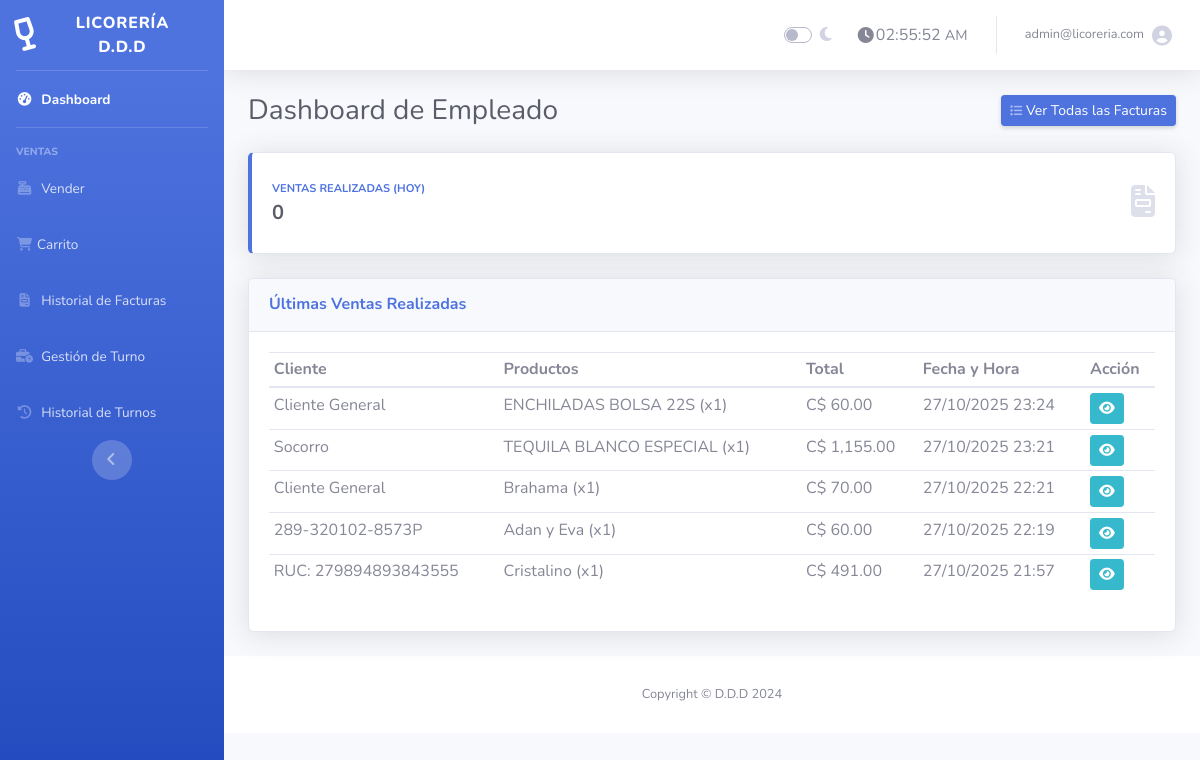
Page /empleado.php (signed in) on the earlier database version.
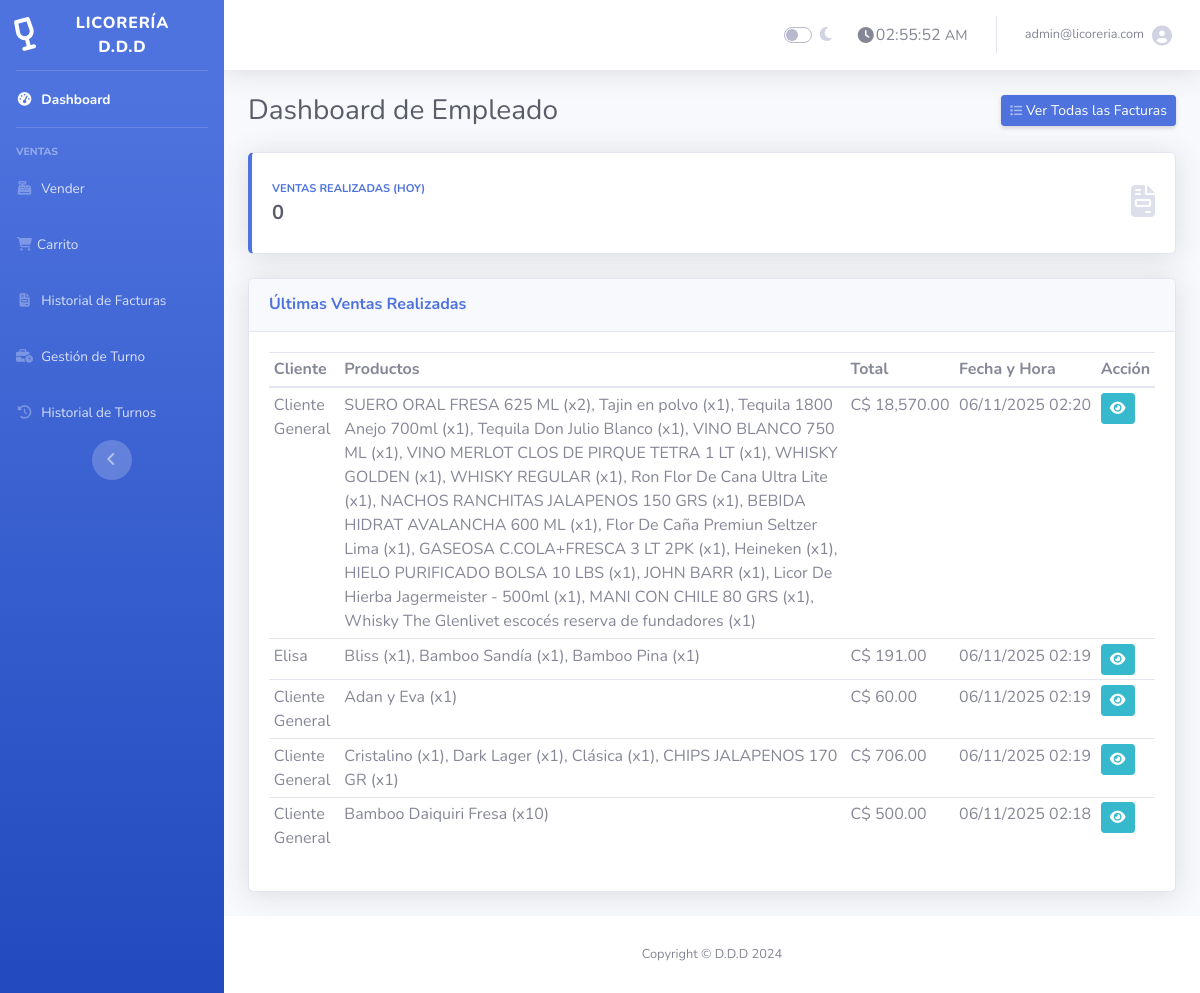
Same page on the later database version.
### tables this page shows
CREATE TABLE `facturas` (
  `id` int(11) NOT NULL AUTO_INCREMENT,
  `usuario_id` int(11) NOT NULL,
  `turno_id` int(11) DEFAULT NULL,
  `cliente_id` int(11) DEFAULT NULL,
  `caja_sesion_id` int(11) DEFAULT NULL,
  `cliente_nombre` varchar(255) DEFAULT 'Cliente General',
  `total` decimal(10,2) NOT NULL,
  `fecha_creacion` timestamp NOT NULL DEFAULT current_timestamp(),
  PRIMARY KEY (`id`),
  KEY `usuario_id` (`usuario_id`),
  KEY `idx_caja_sesion_id` (`caja_sesion_id`),
  KEY `facturas_ibfk_turno` (`turno_id`),
  KEY `fk_factura_cliente` (`cliente_id`),
  CONSTRAINT `facturas_ibfk_1` FOREIGN KEY (`usuario_id`) REFERENCES `usuarios` (`id`) ON DELETE CASCADE,
  CONSTRAINT `facturas_ibfk_turno` FOREIGN KEY (`turno_id`) REFERENCES `turnos_caja` (`id`) ON DELETE SET NULL ON UPDATE CASCADE,
  CONSTRAINT `fk_factura_caja` FOREIGN KEY (`caja_sesion_id`) REFERENCES `caja_sesiones` (`id`) ON DELETE SET NULL,
  CONSTRAINT `fk_factura_cliente` FOREIGN KEY (`cliente_id`) REFERENCES `clientes` (`id`) ON DELETE SET NULL ON UPDATE CASCADE
);

### empleado.php (the view, shortened to what this page needs)
<?php
require 'conexion.php';
$query_ventas_hoy = $conexion->query("SELECT COUNT(id) AS total_ventas FROM facturas WHERE DATE(fecha_creacion) = CURDATE()");
$datos_ventas_hoy = $query_ventas_hoy->fetch_assoc();
$total_ventas_hoy = $datos_ventas_hoy['total_ventas'] ?? 0;
$query_ultimas_facturas = $conexion->query("
    SELECT
        f.id,
        f.cliente_nombre,
        f.total,
        f.fecha_creacion,
        GROUP_CONCAT(CONCAT(p.nombre, ' (x', fd.cantidad, ')') SEPARATOR ', ') AS productos_vendidos
    FROM facturas f
    JOIN factura_detalles fd ON f.id = fd.factura_id
    JOIN productos p ON fd.producto_id = p.id
    GROUP BY f.id
    ORDER BY f.fecha_creacion DESC
    LIMIT 5
");
include 'empleado_header.php';
?>
<div class="d-sm-flex align-items-center justify-content-between mb-4">
    <h1 class="h3 mb-0 text-gray-800">Dashboard de Empleado</h1>
    <a href="lista_facturas.php" class="d-none d-sm-inline-block btn btn-sm btn-primary shadow-sm"><i class="fas fa-list fa-sm text-white-50"></i> Ver Todas las Facturas</a>
</div>
<div class="row">
    <div class="col-12 mb-4">
        <div class="card border-left-primary shadow h-100 py-2">
            <div class="card-body">
                <div class="row no-gutters align-items-center">
                    <div class="col mr-2">
                        <div class="text-xs font-weight-bold text-primary text-uppercase mb-1">Ventas Realizadas (Hoy)</div>
                        <div class="h5 mb-0 font-weight-bold text-gray-800"><?php echo $total_ventas_hoy; ?></div>
                    </div>
                    <div class="col-auto">
                        <i class="fas fa-file-invoice fa-2x text-gray-300"></i>
                    </div>
                </div>
            </div>
        </div>
    </div>
</div>
<div class="row">
    <div class="col-lg-12 mb-4">
        <div class="card shadow">
            <div class="card-header py-3">
                <h6 class="m-0 font-weight-bold text-primary">Últimas Ventas Realizadas</h6>
            </div>
            <div class="card-body">
                <div class="table-responsive">
                    <table class="table table-sm table-hover" width="100%" cellspacing="0">
                        <thead>
                            <tr>
                                <th>Cliente</th>
                                <th>Productos</th>
                                <th>Total</th>
                                <th class="text-nowrap">Fecha y Hora</th>
                                <th>Acción</th>
                            </tr>
                        </thead>
                        <tbody>
                            <?php while ($factura = $query_ultimas_facturas->fetch_assoc()): ?>
                            <tr>
                                <td><?php echo htmlspecialchars($factura['cliente_nombre']); ?></td>
                                <td><?php echo htmlspecialchars($factura['productos_vendidos']); ?></td>
                                <td class="text-nowrap">C$ <?php echo number_format($factura['total'], 2); ?></td>
                                <td class="text-nowrap"><?php echo date('d/m/Y H:i', strtotime($factura['fecha_creacion'])); ?></td>
                                <td><a href="ver_factura.php?id=<?php echo $factura['id']; ?>" class="btn btn-sm btn-info" title="Ver Factura"><i class="fas fa-eye"></i></a></td>
                            </tr>
                            <?php endwhile; ?>
                        </tbody>
                    </table>
                </div>
            </div>
        </div>
    </div>
</div>
<?php include 'empleado_footer.php'; ?>

Differences in the rows shown:
no longer on this page (row unchanged): facturas: cliente_nombre "Cliente General", productos_vendidos "ENCHILADAS BOLSA 22S (x1)", total "60.00", fecha_creacion "27/10/2025 23:24"
no longer on this page (row unchanged): facturas: cliente_nombre "Socorro", productos_vendidos "TEQUILA BLANCO ESPECIAL (x1)", total "1,155.00", fecha_creacion "27/10/2025 23:21"
no longer on this page (row unchanged): facturas: cliente_nombre "Cliente General", productos_vendidos "Brahama (x1)", total "70.00", fecha_creacion "27/10/2025 22:21"
no longer on this page (row unchanged): facturas: cliente_nombre "289-320102-8573P", productos_vendidos "Adan y Eva (x1)", total "60.00", fecha_creacion "27/10/2025 22:19"
no longer on this page (row unchanged): facturas: cliente_nombre "RUC: 279894893843555", productos_vendidos "Cristalino (x1)", total "491.00", fecha_creacion "27/10/2025 21:57"
added facturas: cliente_nombre "Cliente General", productos_vendidos "SUERO ORAL FRESA 625 ML (x2), Tajin en polvo (x1), Tequila 1800 Anejo 700ml (x1), Tequila Don Julio Blanco (x1), VINO BLANCO 750 ML (x1), VINO MERLOT CLOS DE PIRQUE TETRA 1 LT (x1), WHISKY GOLDEN (x1), WHISKY REGULAR (x1), Ron Flor De Cana Ultra Lite (x1), NACHOS RANCHITAS JALAPENOS 150 GRS (x1), BEBIDA HIDRAT AVALANCHA 600 ML (x1), Flor De Caña Premiun Seltzer Lima (x1), GASEOSA C.COLA+FRESCA 3 LT 2PK (x1), Heineken (x1), HIELO PURIFICADO BOLSA 10 LBS (x1), JOHN BARR (x1), Licor De Hierba Jagermeister - 500ml (x1), MANI CON CHILE 80 GRS (x1), Whisky The Glenlivet escocés reserva de fundadores (x1)", total "18,570.00", fecha_creacion "06/11/2025 02:20"
added facturas: cliente_nombre "Elisa", productos_vendidos "Bliss (x1), Bamboo Sandía (x1), Bamboo Pina (x1)", total "191.00", fecha_creacion "06/11/2025 02:19"
added facturas: cliente_nombre "Cliente General", productos_vendidos "Adan y Eva (x1)", total "60.00", fecha_creacion "06/11/2025 02:19"
added facturas: cliente_nombre "Cliente General", productos_vendidos "Cristalino (x1), Dark Lager (x1), Clásica (x1), CHIPS JALAPENOS 170 GR (x1)", total "706.00", fecha_creacion "06/11/2025 02:19"
added facturas: cliente_nombre "Cliente General", productos_vendidos "Bamboo Daiquiri Fresa (x10)", total "500.00", fecha_creacion "06/11/2025 02:18"
